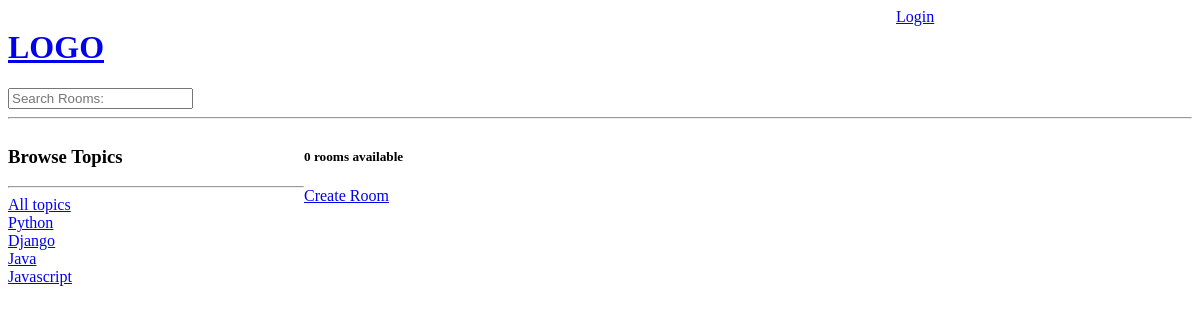
Before: /?q=Electromagnetism with the older database file.
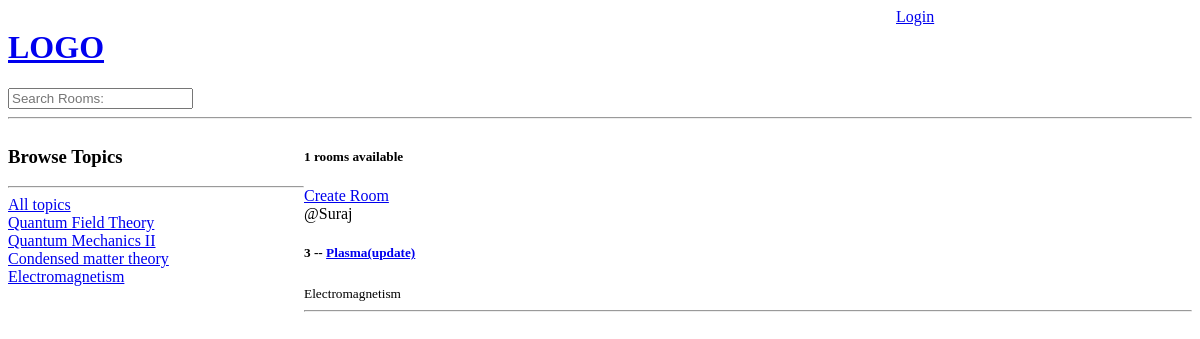
After: the same page with the newer database file.
### base/models.py (models this page shows, shortened)
class Topic(models.Model):
    name=models.CharField(max_length=200)
    def __str__(self):
        return self.name

class Room(models.Model):
    host=models.ForeignKey(User, on_delete=models.SET_NULL, null=True)
    topic=models.ForeignKey('Topic', on_delete=models.SET_NULL, null=True) #use the '' inside Topic only if topic is down in the code literally
    name=models.CharField(max_length=200)
    description=models.TextField(null=True, blank=True) #now null is allowed, by default it's false, i.e, null not allowed, Blank means form submitted can be empty
    updated= models.DateTimeField(auto_now=True)    #takes a snapshot anytime this model.. or table was updated
    created= models.DateTimeField(auto_now_add=True)
    class Meta:
        ordering=['-updated','-created'] #it somehow makes the new rooms in ascending order

### base/views.py (the view)
# urls.py: path('', views.home, name = "home"),
def home(request): #request object is http object which tells us the kind of request method is sent and the kind of data that is being sent as a request
    q=request.GET.get('q')
    if q!=None:
        rooms=Room.objects.filter(
            Q(topic__name__icontains=q) |
            Q(name__icontains=q) |
            Q(description__icontains=q)
        )
    else:
        rooms=Room.objects.filter()
    room_count=rooms.count() #slower version is len(rooms) since rooms is basically a list of dictionaries after all
    topic=Topic.objects.all()
    context = {"rooms":rooms, "topic": topic, "room_count": room_count}
    return render(request, 'base/home.html', context)

### base/templates/base/home.html (shortened to what this page needs)
{% extends 'main.html' %}
{% block content %}
<div class="home-container">
    <div>
        <h3>Browse Topics</h3>
        <hr>
        <div>
            <a href="{% url 'home' %}">All topics</a>
        </div>
        {% for topics in topic %}
        <div>
            <a href="{% url 'home' %}?q={{topics.name}}">{{topics.name}}</a>
        </div>
        {% endfor %}
    </div>
    <div>
        <h5>{{room_count}} rooms available</h5>
        <a href="{% url 'create-room' %}">Create Room</a>
        <div>
            {% for room in rooms %}
            <div>
                <span>@{{room.host.username}}</span>
                <h5>{{room.id}} -- <a href="{% url 'room' room.id %}">{{room.name}}</a></h5>
                <small>{{room.topic.name}}</small>
                <hr>
            </div>
            {% endfor %}
        </div>
    </div>
</div>
{% endblock content %}

Changed rows visible on the page:
changed Topic: name "Python" → "Quantum Field Theory"
changed Topic: name "Django" → "Quantum Mechanics II"
changed Topic: name "Java" → "Condensed matter theory"
changed Topic: name "Javascript" → "Electromagnetism"
now on this page (row edited): Room: host.username "Suraj", id "3", name "Plasma(update)", topic.name "Electromagnetism"
Other visible differences:
{{ room_count }}: "0" → "1"
